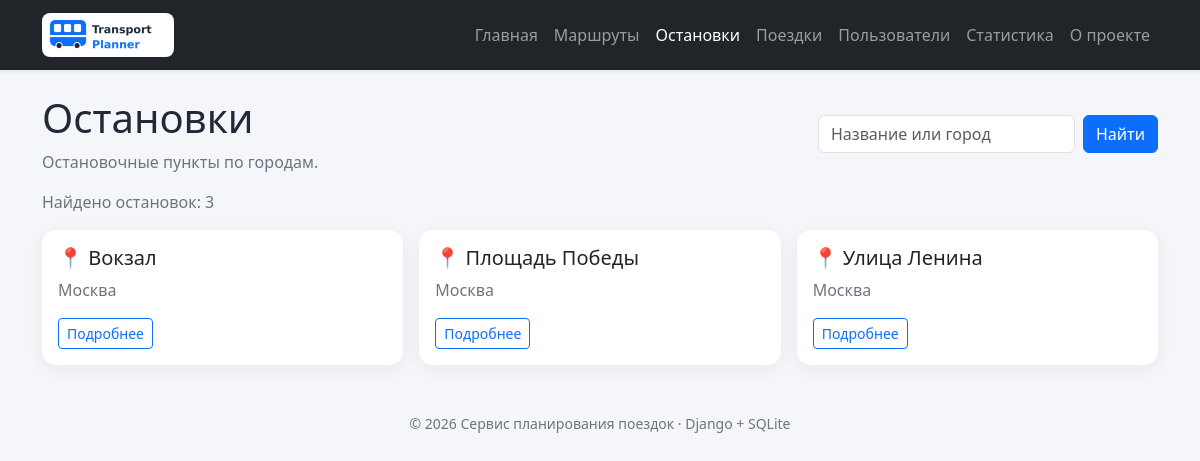
The app's page /stops/ with its own data.
### stops_app/views.py (the view)
# urls.py: path("", views.stops_list, name="list"),
def stops_list(request):
    query = request.GET.get("q", "").strip()
    conn = get_connection()
    try:
        if query:
            pattern = f"%{query}%"
            stops = conn.execute(
                SEARCH_STOPS_SQL, [pattern, pattern]
            ).fetchall()
        else:
            stops = conn.execute(ALL_STOPS_SQL).fetchall()
    finally:
        conn.close()
    return render(
        request, "stops_app/list.html", {"stops": stops, "query": query}
    )

### db/database.py (called while the page is built)
def get_connection():
    DB_PATH.parent.mkdir(parents=True, exist_ok=True)
    conn = sqlite3.connect(DB_PATH)
    conn.row_factory = sqlite3.Row
    conn.execute("PRAGMA foreign_keys = ON")
    return conn

### stops_app/templates/stops_app/list.html (shortened to what this page needs)
{% extends "base.html" %}
{% block content %}
<div class="d-flex flex-wrap justify-content-between align-items-center gap-3 mb-3">
    <div>
        <h1>Остановки</h1>
        <p class="text-secondary mb-0">Остановочные пункты по городам.</p>
    </div>
    <form method="get" class="d-flex gap-2">
        <input class="form-control" name="q" value="{{ query }}"
               placeholder="Название или город" data-autofocus="true">
        <button class="btn btn-primary" type="submit">Найти</button>
    </form>
</div>
<p class="text-secondary">Найдено остановок: {{ stops|length }}</p>
<div class="row g-3">
    {% for stop in stops %}
        <div class="col-md-6 col-lg-4">
            <div class="card route-card h-100"><div class="card-body">
                <h2 class="h5">📍 {{ stop.name|default:"Без названия" }}</h2>
                <p class="text-secondary">{{ stop.city }}</p>
                <a href="{% url 'stops:detail' stop.id %}"
                   class="btn btn-sm btn-outline-primary">Подробнее</a>
            </div></div>
        </div>
    {% empty %}
        <div class="col-12"><div class="alert alert-info">Остановки не найдены.</div></div>
    {% endfor %}
</div>
{% endblock %}

### homepage/static/homepage/css/style.css (style rules this page uses)
:root { color-scheme: light; }
body { min-height: 100vh; background: #f4f6f9; color: #202938; }
.card, .stat-card { border: 0; border-radius: 14px; }
.card { box-shadow: 0 4px 18px rgba(26, 39, 60, .06); }
.route-card { transition: transform .15s ease, box-shadow .15s ease; }

### records on screen
stops: name "Вокзал", city "Москва"
stops: name "Площадь Победы", city "Москва"
stops: name "Улица Ленина", city "Москва"

### other values on screen
{{ stops|length }} "3"
